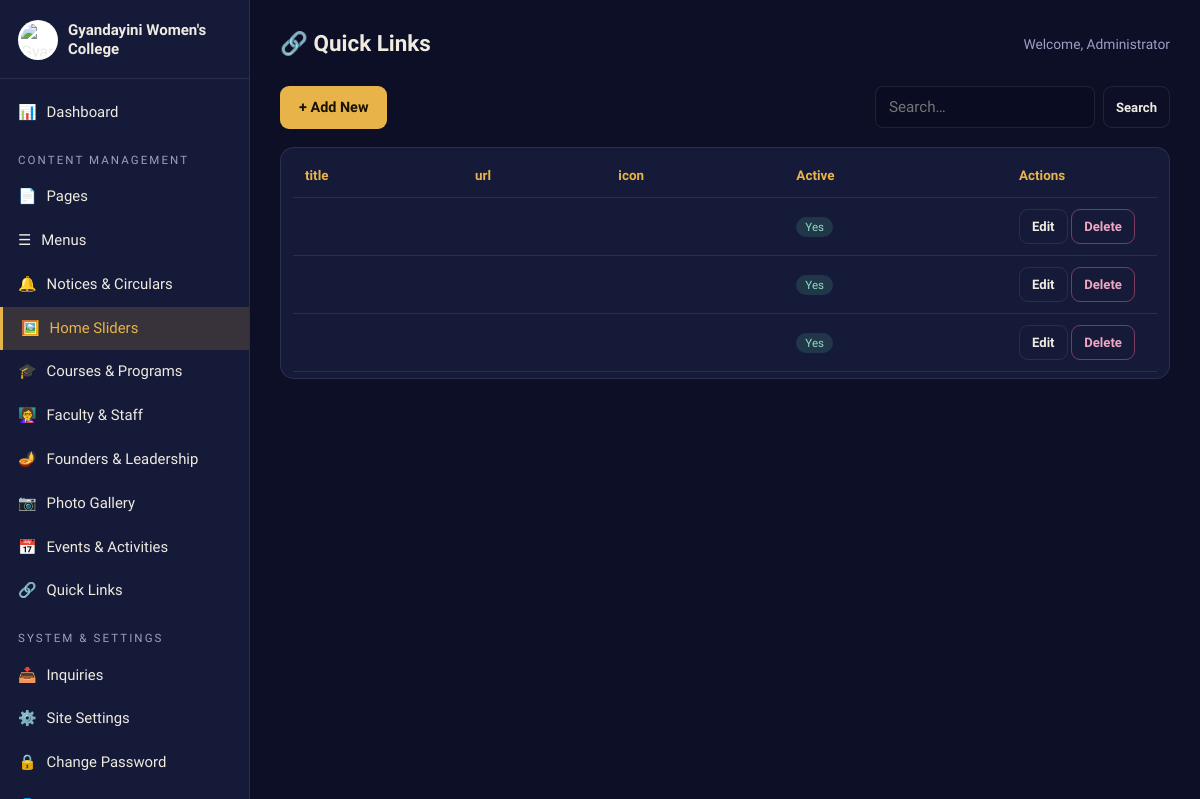
/admin/manage.php?t=sliders (signed in), run on the app's committed database.
### tables this page shows
CREATE TABLE `sliders` (
  `id` INT AUTO_INCREMENT PRIMARY KEY,
  `image` VARCHAR(255) NOT NULL,
  `caption` VARCHAR(200) DEFAULT '',
  `sub_caption` VARCHAR(255) DEFAULT '',
  `sort_order` INT DEFAULT 0,
  `is_active` TINYINT(1) DEFAULT 1
);

### includes/functions.php (called while the page is built, shortened)
<?php
function e($str) { return htmlspecialchars((string)$str, ENT_QUOTES, 'UTF-8'); }
function url($path = '') { return BASE_URL . '/' . ltrim($path, '/'); }

### admin/auth.php (called while the page is built, shortened)
<?php
require_once dirname(__DIR__) . '/includes/functions.php';
function admin_user() { return $_SESSION['admin'] ?? null; }

### admin/manage.php (the view, shortened to what this page needs)
<?php
require_once __DIR__ . '/auth.php';
require_once __DIR__ . '/entities.php';
$t = $_GET['t'] ?? '';
$en     = $ENTITIES[$t];
$table  = $en['table'];
$fields = $en['fields'];
$action = $_GET['a'] ?? 'list';
$id     = (int)($_GET['id'] ?? 0);
$flash  = ''; $flashType = 'ok';
include __DIR__ . '/inc/header.php';
if ($action === 'edit' || $action === 'new'):
    $row = [];
    if ($id) {
        $st = $pdo->prepare("SELECT * FROM `$table` WHERE id=? LIMIT 1");
        $st->execute([$id]);
        $row = $st->fetch() ?: [];
    }
?>
  <div class="topline">
    <h1><?= $id ? 'Edit' : 'Add New' ?> — <?= e($en['label']) ?></h1>
    <a class="btn btn-ghost btn-sm" href="<?= url("admin/manage.php?t=$t") ?>">← Back to List</a>
  </div>
  <?php if ($flash): ?><div class="msg <?= $flashType ?>"><?= e($flash) ?></div><?php endif; ?>
  <div class="panel">
    <form class="form" method="post" enctype="multipart/form-data" action="<?= url("admin/manage.php?t=$t&a=edit&id=$id") ?>">
      <?= csrf_field() ?>
      <?php foreach ($fields as $name => $f):
        $val = $row[$name] ?? ($f['default'] ?? ''); ?>
        <div>
          <?php if ($f['type'] === 'check'): ?>
            <div class="check">
              <input type="checkbox" id="f_<?= $name ?>" name="<?= $name ?>" value="1" <?= $val ? 'checked' : '' ?>>
              <label for="f_<?= $name ?>"><?= e($f['label']) ?></label>
            </div>
          <?php elseif ($f['type'] === 'html'): ?>
            <label for="f_<?= $name ?>"><?= e($f['label']) ?></label>
            <textarea class="html" id="f_<?= $name ?>" name="<?= $name ?>"><?= e($val) ?></textarea>
            <p class="hint">HTML formatting supported — &lt;p&gt; &lt;h3&gt; &lt;ul&gt;&lt;li&gt; &lt;table&gt; &lt;a href&gt; &lt;strong&gt;</p>
          <?php elseif ($f['type'] === 'textarea'): ?>
            <label for="f_<?= $name ?>"><?= e($f['label']) ?></label>
            <textarea id="f_<?= $name ?>" name="<?= $name ?>"><?= e($val) ?></textarea>
          <?php elseif ($f['type'] === 'image'): ?>
            <label><?= e($f['label']) ?></label>
            <?php if ($val): ?>
              <div class="thumb-now">
                <?php if (preg_match('/\.(jpe?g|png|gif|webp)$/i', $val)): ?>
                  <img src="<?= e(media($val)) ?>" alt="">
                <?php else: ?>
                  <a href="<?= e(media($val)) ?>" target="_blank">📎 View Current File</a>
                <?php endif; ?>
                <span class="hint">Selecting a new file will replace the current one</span>
              </div>
            <?php endif; ?>
            <input type="hidden" name="<?= $name ?>_existing" value="<?= e($val) ?>">
            <input type="file" name="<?= $name ?>">
          <?php elseif ($f['type'] === 'select'): ?>
            <label for="f_<?= $name ?>"><?= e($f['label']) ?></label>
            <select id="f_<?= $name ?>" name="<?= $name ?>">
              <?php foreach ($f['options'] as $o): ?>
                <option value="<?= e($o) ?>" <?= $val === $o ? 'selected' : '' ?>><?= e($o) ?></option>
              <?php endforeach; ?>
            </select>
          <?php elseif ($f['type'] === 'parent'): ?>
            <label for="f_<?= $name ?>"><?= e($f['label']) ?></label>
            <select id="f_<?= $name ?>" name="<?= $name ?>">
              <option value="0">— Top Level (Main Menu) —</option>
              <?php foreach ($pdo->query("SELECT id,title FROM menus WHERE parent_id=0 ORDER BY sort_order") as $p): ?>
                <option value="<?= (int)$p['id'] ?>" <?= (int)$val === (int)$p['id'] ? 'selected' : '' ?>><?= e($p['title']) ?></option>
              <?php endforeach; ?>
            </select>
          <?php else: ?>
            <label for="f_<?= $name ?>"><?= e($f['label']) ?></label>
            <input type="<?= $f['type'] === 'number' ? 'number' : ($f['type'] === 'date' ? 'date' : 'text') ?>"
                   id="f_<?= $name ?>" name="<?= $name ?>" value="<?= e($val) ?>" <?= !empty($f['req']) ? 'required' : '' ?>>
          <?php endif; ?>
          <?php if (!empty($f['hint'])): ?><p class="hint"><?= e($f['hint']) ?></p><?php endif; ?>
        </div>
      <?php endforeach; ?>
      <div style="display:flex;gap:12px;flex-wrap:wrap">
        <button class="btn btn-gold" type="submit">Save Changes</button>
        <a class="btn btn-ghost" href="<?= url("admin/manage.php?t=$t") ?>">Cancel</a>
        <?php if ($id): ?>
          <a class="btn btn-danger" href="<?= url("admin/manage.php?t=$t&a=delete&id=$id") ?>"
             onclick="return confirm('Are you sure you want to delete this record?')">Delete</a>
        <?php endif; ?>
      </div>
    </form>
  </div>
<?php else:
  $q = trim($_GET['q'] ?? '');
  $order = $en['order'] ?? 'sort_order ASC, id ASC';
  if ($q) {
      $firstCol = $en['list'][0];
      $st = $pdo->prepare("SELECT * FROM `$table` WHERE `$firstCol` LIKE ? ORDER BY $order");
      $st->execute(['%' . $q . '%']);
      $rows = $st->fetchAll();
  } else {
      $rows = $pdo->query("SELECT * FROM `$table` ORDER BY $order")->fetchAll();
  }
?>
  <div class="topline">
    <h1><?= $en['icon'] ?> <?= e($en['label']) ?></h1>
    <span class="who">Welcome, <?= e($me['name'] ?: $me['username']) ?></span>
  </div>
  <div class="toolbar">
    <a class="btn btn-gold" href="<?= url("admin/manage.php?t=$t&a=new") ?>">+ Add New</a>
    <form class="search" method="get">
      <input type="text" name="q" placeholder="Search…" value="<?= e($q) ?>">
      <button class="btn btn-ghost btn-sm" type="submit">Search</button>
    </form>
  </div>
  <div class="panel" style="padding:6px 12px">
    <table class="grid">
      <thead><tr>
        <?php foreach ($en['list'] as $col): ?><th><?= e($fields[$col]['label'] ?? $col) ?></th><?php endforeach; ?>
        <th style="width:150px">Actions</th>
      </tr></thead>
      <tbody>
      <?php foreach ($rows as $r): ?>
        <tr>
          <?php foreach ($en['list'] as $col):
            $v = $r[$col] ?? ''; ?>
            <td>
              <?php if (($fields[$col]['type'] ?? '') === 'image' && $v): ?>
                <img src="<?= e(media($v)) ?>" alt="">
              <?php elseif (($fields[$col]['type'] ?? '') === 'check'): ?>
                <span class="badge <?= $v ? 'on' : 'off' ?>"><?= $v ? 'Yes' : 'No' ?></span>
              <?php elseif ($col === 'parent_id'): ?>
                <?= $v ? e($pdo->query("SELECT title FROM menus WHERE id=" . (int)$v)->fetchColumn()) : '—' ?>
              <?php else: ?>
                <?= e(mb_strimwidth((string)$v, 0, 70, '…')) ?>
              <?php endif; ?>
            </td>
          <?php endforeach; ?>
          <td>
            <a class="btn btn-ghost btn-sm" href="<?= url("admin/manage.php?t=$t&a=edit&id=" . (int)$r['id']) ?>">Edit</a>
            <a class="btn btn-danger btn-sm" href="<?= url("admin/manage.php?t=$t&a=delete&id=" . (int)$r['id']) ?>"
               onclick="return confirm('Delete this record?')">Delete</a>
          </td>
        </tr>
      <?php endforeach; ?>
      </tbody>
    </table>
  </div>
<?php endif; ?>
<?php include __DIR__ . '/inc/footer.php'; ?>

### admin/assets/admin.css (style rules this page uses)
:root { --a-bg:#0C0F26; --a-panel:#151A38; --a-panel2:#1D2350; --a-line:rgba(255,255,255,.09); --a-gold:#E8B44A; --a-rose:#C0517A; --a-text:#EFEBE1; --a-muted:#9BA0C4; --a-ok:#4FA98B; }
* { box-sizing:border-box; }
body { margin:0; font-family:"Mukta","Noto Sans Devanagari",system-ui,sans-serif; background:var(--a-bg); color:var(--a-text); font-size:16px; line-height:1.6; }
a { color:var(--a-gold); text-decoration:none; }
.topline { display:flex; justify-content:space-between; align-items:center; gap:16px; flex-wrap:wrap; margin-bottom:24px; }
.topline h1 { font-size:1.4rem; margin:0; }
.who { font-size:.86rem; color:var(--a-muted); }
.btn { display:inline-flex; align-items:center; gap:7px; padding:9px 18px; border-radius:9px; border:1px solid transparent; font-family:inherit; font-size:.9rem; font-weight:600; cursor:pointer; }
.btn-gold { background:var(--a-gold); color:#1A1200; }
.btn-ghost { border-color:var(--a-line); color:var(--a-text); background:transparent; }
.btn-danger { background:transparent; border-color:rgba(192,81,122,.6); color:#F0A6C0; }
.btn-sm { padding:6px 12px; font-size:.82rem; }
.panel { background:var(--a-panel); border:1px solid var(--a-line); border-radius:14px; padding:22px; margin-bottom:22px; }
table.grid { width:100%; border-collapse:collapse; font-size:.92rem; }
table.grid th,table.grid td { padding:11px 12px; border-bottom:1px solid var(--a-line); text-align:left; vertical-align:middle; }
table.grid th { color:var(--a-gold); font-weight:600; font-size:.84rem; }
.badge { font-size:.72rem; padding:3px 9px; border-radius:20px; }
.badge.on { background:rgba(79,169,139,.2); color:#8FDCC2; }
input[type=text],input[type=email],input[type=password],input[type=number],input[type=date],select,textarea { width:100%; background:rgba(10,13,32,.75); border:1px solid var(--a-line); color:var(--a-text); border-radius:8px; padding:11px 13px; font-family:inherit; font-size:.95rem; }
.toolbar { display:flex; gap:10px; justify-content:space-between; align-items:center; margin-bottom:18px; flex-wrap:wrap; }
.search { display:flex; gap:8px; }
.search input { width:220px; }

### data on the page
sliders: is_active "Yes"
sliders: is_active "Yes"
sliders: is_active "Yes"

### other printed values
setting('site_name_en') "Gyandayini Women's College"
$en['icon'] "📄"
$en['label'] "Pages"
$en['icon'] "☰"
$en['label'] "Menus"
$en['icon'] "🔔"
$en['label'] "Notices & Circulars"
$en['icon'] "🖼️"
$en['label'] "Home Sliders"
$en['icon'] "🎓"
$en['label'] "Courses & Programs"
$en['icon'] "👩‍🏫"
$en['label'] "Faculty & Staff"
$en['icon'] "🪔"
$en['label'] "Founders & Leadership"
